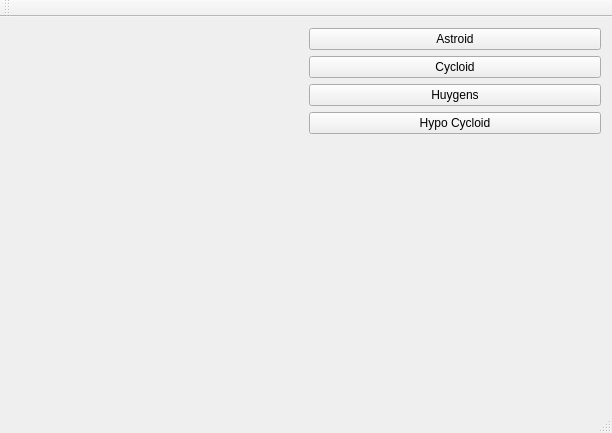
<?xml version="1.0" encoding="UTF-8"?>
<ui version="4.0">
 <class>MainWindow</class>
 <widget class="QMainWindow" name="MainWindow">
  <property name="geometry">
   <rect>
    <x>0</x>
    <y>0</y>
    <width>612</width>
    <height>433</height>
   </rect>
  </property>
  <property name="windowTitle">
   <string>MainWindow</string>
  </property>
  <widget class="QWidget" name="centralWidget">
   <layout class="QGridLayout" name="gridLayout">
    <item row="0" column="0">
     <layout class="QHBoxLayout" name="horizontalLayout">
      <item>
       <widget class="RenderArea" name="renderArea" native="true"/>
      </item>
      <item>
       <layout class="QVBoxLayout" name="verticalLayout">
        <item>
         <widget class="QPushButton" name="btnAstroid">
          <property name="text">
           <string>Astroid</string>
          </property>
         </widget>
        </item>
        <item>
         <widget class="QPushButton" name="btnCycloid">
          <property name="text">
           <string>Cycloid</string>
          </property>
         </widget>
        </item>
        <item>
         <widget class="QPushButton" name="btnHuygens">
          <property name="text">
           <string>Huygens</string>
          </property>
         </widget>
        </item>
        <item>
         <widget class="QPushButton" name="btnHypoCycloid">
          <property name="text">
           <string>Hypo Cycloid</string>
          </property>
         </widget>
        </item>
        <item>
         <spacer name="verticalSpacer">
          <property name="orientation">
           <enum>Qt::Vertical</enum>
          </property>
          <property name="sizeHint" stdset="0">
           <size>
            <width>20</width>
            <height>40</height>
           </size>
          </property>
         </spacer>
        </item>
       </layout>
      </item>
     </layout>
    </item>
   </layout>
  </widget>
  <widget class="QToolBar" name="mainToolBar">
   <attribute name="toolBarArea">
    <enum>TopToolBarArea</enum>
   </attribute>
   <attribute name="toolBarBreak">
    <bool>false</bool>
   </attribute>
  </widget>
  <widget class="QStatusBar" name="statusBar"/>
 </widget>
 <layoutdefault spacing="6" margin="11"/>
 <customwidgets>
  <customwidget>
   <class>RenderArea</class>
   <extends>QWidget</extends>
   <header>renderarea.h</header>
   <container>1</container>
  </customwidget>
 </customwidgets>
 <resources/>
 <connections/>
</ui>
